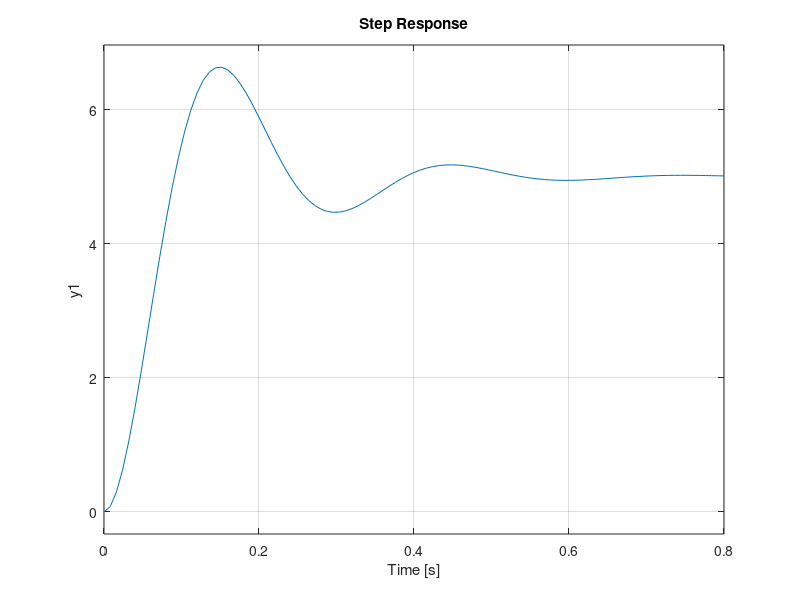

Source code (MATLAB):
% obtenemos las funciones de transferencia para cada valor de K
K = 10;
T = tf(5*K, [1 15 K]);

K = 200;
T2 = tf(5*K, [1 15 K]);

K = 500;
T3 = tf(5*K, [1 15 K]);

% obtenemos los datos de cada funcion
[y1, t1] = step(T);
step(T)
hold
step(T2)
[y2,t2] = step(T2);
step(T3)
[y3, t3] = step(T3);


% obtenemos los porcentajes de sobreoscilación s1, s2, s3
w1=max(y1);
w2=max(y2);
w3=max(y3);

s1=(w1-y1(length(y1)))/y1(length(y1))*100
s2=(w2-y2(length(y2)))/y2(length(y2))*100
s3=(w3-y3(length(y3)))/y3(length(y3))*100

% calculo del tiempo de asentamiento

yss=y1(length(y1));
i=length(t1);
while y1(i)>=0.98*yss && y1(i)<=1.02*yss
    i=i-1;
end

ta1=t1(i+1)

yss=y2(length(y2));
i=length(t2);
while y2(i)>=0.98*yss && y2(i)<=1.02*yss
    i=i-1;
end

ta2=t2(i+1)

yss=y3(length(y3));
i=length(t3);
while y3(i)>=0.98*yss && y3(i)<=1.02*yss
    i=i-1;
end

ta3=t3(i+1)

% calculamos los errores como, la ganancia menos el ultimo valor de cada
% funcion
error1 = 5 - y1(length(y1))
error2 = 5 - y2(length(y2))
error3 = 5 - y3(length(y3))